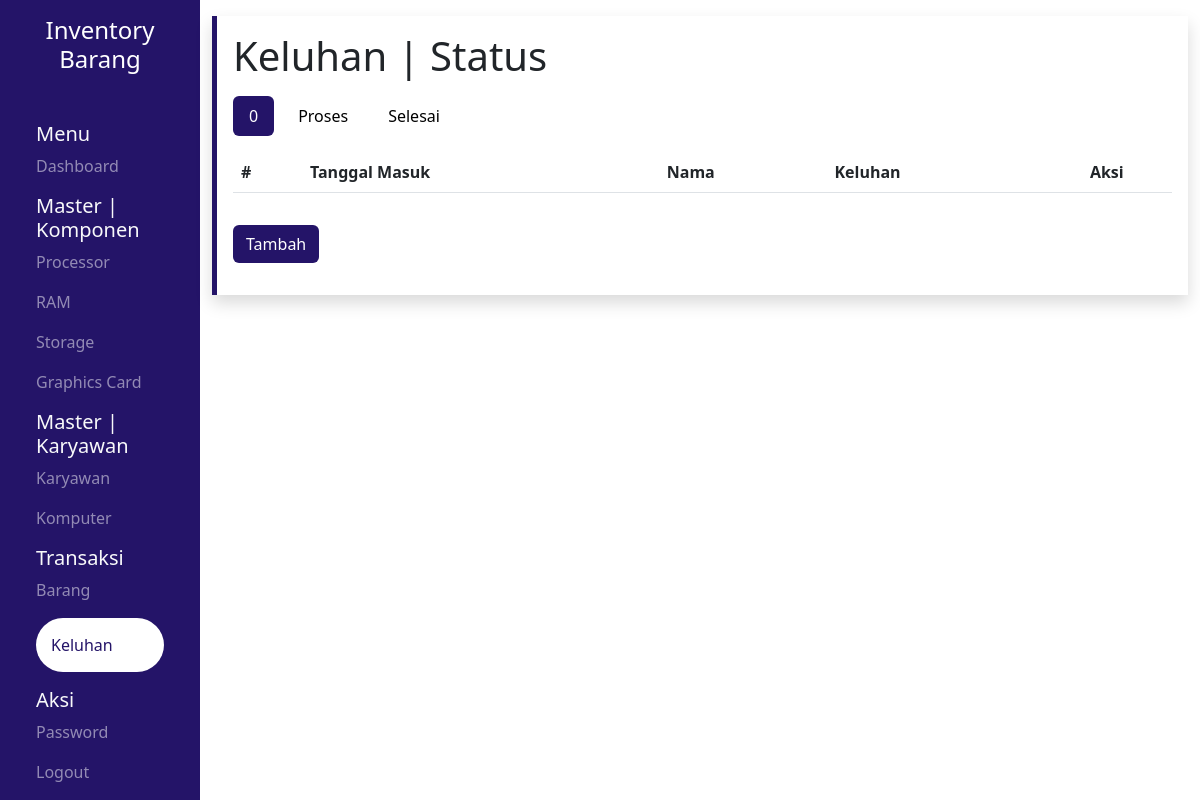
Page /pages/keluhan/index.php (signed in) on the earlier database version.
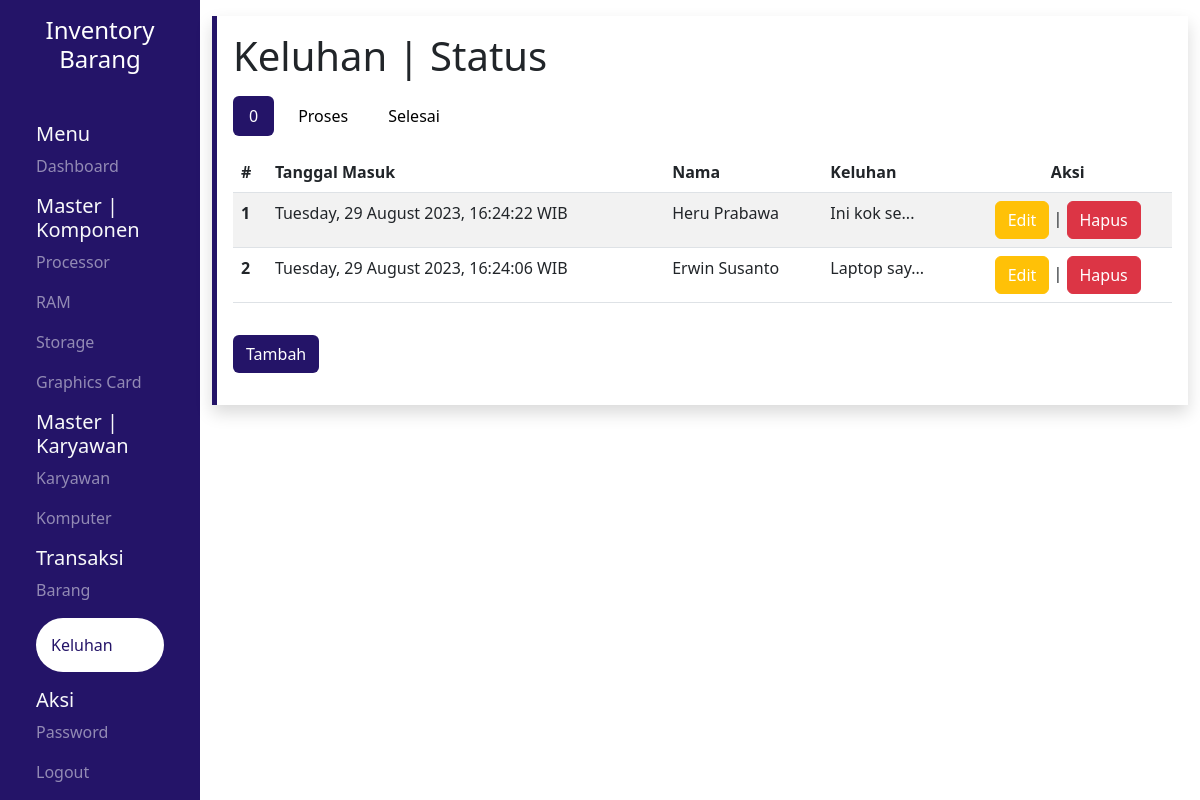
Same page on the later database version.
### tables this page shows
CREATE TABLE `keluhan` (
  `id` int(11) NOT NULL,
  `tanggal_masuk` varchar(50) NOT NULL,
  `tanggal_proses` varchar(50) NOT NULL,
  `tanggal_selesai` varchar(50) NOT NULL,
  `id_users` int(11) DEFAULT NULL,
  `id_karyawan` int(11) NOT NULL,
  `keluhan` text NOT NULL,
  `solusi` text NOT NULL,
  `biaya` int(11) NOT NULL,
  `status` enum('0','Proses','Selesai') NOT NULL
);

CREATE TABLE `karyawan` (
  `id` int(11) NOT NULL,
  `username` varchar(25) NOT NULL,
  `password` varchar(255) NOT NULL,
  `nama` varchar(25) NOT NULL,
  `nip` bigint(18) NOT NULL,
  `jk` enum('Laki - Laki','Perempuan') NOT NULL,
  `divisi` varchar(25) NOT NULL,
  `level` varchar(25) NOT NULL
);

### pages/keluhan/index.php (the view, shortened to what the changed rows need)
<?php
include "../src/config/connect.php";
$query_join = "SELECT
    k.id AS id,
    k.tanggal_masuk AS tanggal_masuk,
    k.tanggal_proses AS tanggal_proses,
    k.tanggal_selesai AS tanggal_selesai,
    karyawan.nama AS nama_karyawan,
    k.keluhan AS keluhan,
    k.status AS status
FROM keluhan k
JOIN karyawan ON k.id_karyawan = karyawan.id WHERE status = '0'
ORDER BY k.tanggal_masuk DESC";
$result_join = mysqli_query($conn, $query_join);
?>
<!DOCTYPE html>
<html lang="en">
<head>
    <link rel="stylesheet" href="../src/css/global.css">
    <?php include '../src/library/bootstrap.php' ?>
    <?php include '../src/library/datatables.php' ?>
    <?php include '../src/library/sweetalert.php' ?>
</head>
<body>
    <div class="container-fluid">
        <div class="row vh-100">
            <section class="col-md-10 content">
                <div class="wrapper shadow p-3 my-3 left">
                    <h1>Keluhan | Status</h1>
                    <nav class="my-3">
                        <div class="tab-content" id="pills-tabContent">
                            <div class="tab-pane fade show active" id="pills-home" role="tabpanel" aria-labelledby="pills-home-tab" tabindex="0">
                                <table id="myTable0" class="table table-striped display">
                                    <thead>
                                        <tr>
                                            <th scope="col">#</th>
                                            <th scope="col">Tanggal Masuk</th>
                                            <th scope="col">Nama</th>
                                            <th scope="col">Keluhan</th>
                                            <th scope="col" class="text-center">Aksi</th>
                                        </tr>
                                    </thead>
                                    <tbody>
                                        <?php $no = 1 ?>
                                        <?php while ($result = mysqli_fetch_array($result_join)) : ?>
                                            <tr>
                                                <th scope="row"><?= $no++ ?></th>
                                                <td><?= $result["tanggal_masuk"] ?></td>
                                                <td><?= $result["nama_karyawan"] ?></td>
                                                <td><?= strlen($result["keluhan"]) > 10 ? substr($result["keluhan"], 0, 10) . "..." : $result["keluhan"] ?></td>
                                                <td>
                                                    <div class="text-center">
                                                        <a href="update.php?id=<?= $result['id'] ?>" class="btn btn-warning">Edit</a> | <a href="delete.php?id=<?= $result['id'] ?>" id="btn-del" class="btn btn-danger">Hapus</a>
                                                    </div>
                                                </td>
                                            </tr>
                                        <?php endwhile; ?>
                                    </tbody>
                                </table>
                            </div>
                        </div>
                    </nav>
                </div>
            </section>
        </div>
    </div>
</body>
</html>

Differences in the rows shown:
added keluhan: tanggal_masuk "Tuesday, 29 August 2023, 16:24:22 WIB", id_karyawan.nama "Heru Prabawa", keluhan "Ini kok se"
added keluhan: tanggal_masuk "Tuesday, 29 August 2023, 16:24:06 WIB", id_karyawan.nama "Erwin Susanto", keluhan "Laptop say"
